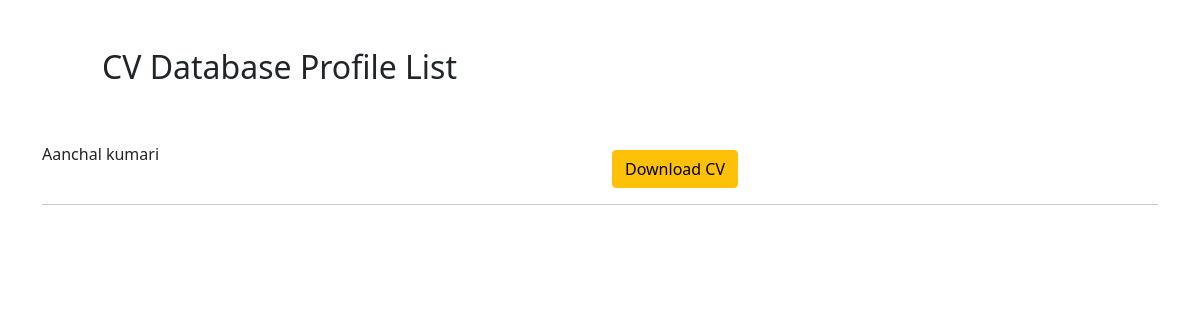
The page /list/ on the database as committed earlier.
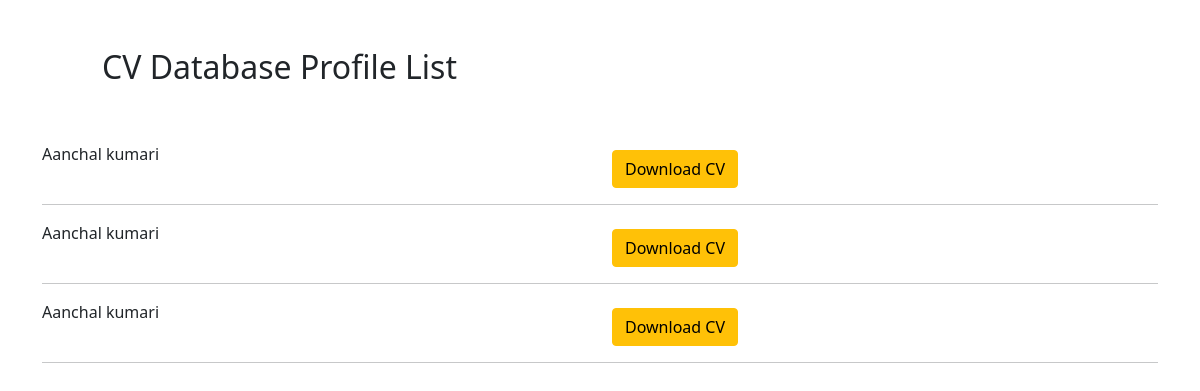
The same page on the database as committed later.
### pdf/models.py (models this page shows, shortened)
class Profile(models.Model):
    name = models.CharField(max_length=200)
    email = models.CharField(max_length=200)
    phone = models.CharField(max_length=200)
    summary = models.TextField(max_length=2000)
    school = models.CharField(max_length=200)
    university = models.CharField(max_length=200)
    degree = models.CharField(max_length=200)
    previous_work = models.TextField(max_length=1000)
    skills = models.TextField(max_length=1000)

### pdf/views.py (the view)
# urls.py: path("list/",views.list,name="list"),
def list(request):
    profiles = Profile.objects.all()
    return render(request,"pdf/list.html",{'profiles':profiles})

### pdf/templates/pdf/list.html (shortened to what this page needs)
<!DOCTYPE html>
<html lang="en">
<head>
    <link href="https://cdn.jsdelivr.net/npm/bootstrap@5.0.2/dist/css/bootstrap.min.css" rel="stylesheet"
>
</head>
<body>
    <div class="container">
        <div class="row m-5">
            <div class="col-md-12">
                <h2>CV Database Profile List</h2>
            </div>
        </div>
        {% for profile in profiles %}
        <div class="row">
            <div class="col-md-6">
                {{profile.name}}
            </div>
            <div class="col-md-6">
                <a href="/{{profile.id}}" class="btn btn-warning mt-2">Download CV</a>
            </div>
        </div>
         <hr>
        {% endfor %}
    </div>
</body>
</html>

Rows that differ between the two databases and show on the page:
added Profile: name "Aanchal kumari"
added Profile: name "Aanchal kumari"
